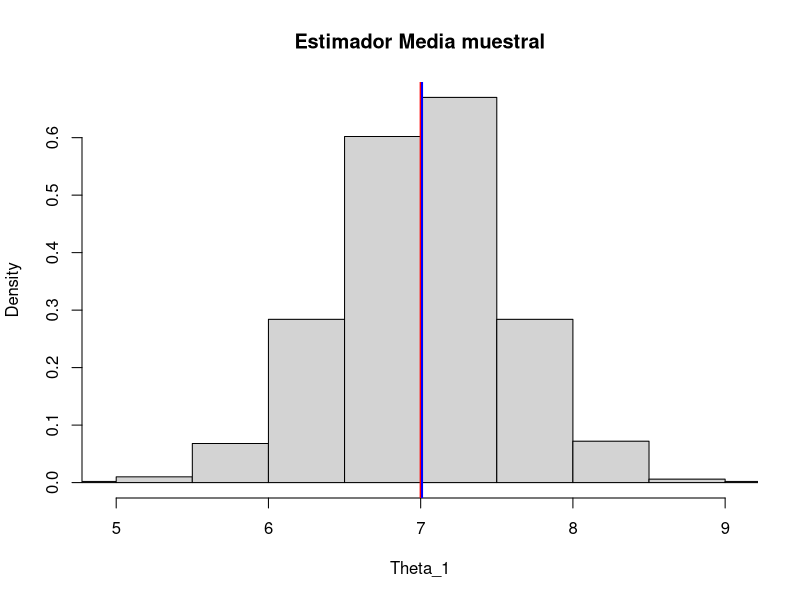

Generate this figure with R: (Note: this script raises an error after producing the figure.)
####### Punto d + Bonus############
library(modeest)

m <- 1000
Theta <- 7

## Estimadores

theta_1 <- function(x){
  mean(x)
}

theta_2 <- function(x){
  median(x)
}

theta_3 <- function(d){
  Theta=d
  flogis=exp(-(-x-Theta))/(1+exp(-(x-Theta)))^2
  L=-sum(log(flogis))
}

thetaMLE <- function(x){
  solLogis=optim(1,theta_3)
  theta_MLE=solLogis$par[1]
}
  
theta_4 <- function(x){
  mlv(x)
}

bias <- function(x){
  mean(x)-Theta
}

MSE <- function(x){
  bias(x)^2+var(x)
}

Theta_1 <- numeric(m)
Theta_2 <- numeric(m)
Theta_3 <- numeric(m)
Theta_4 <- numeric(m)

##m = 1000 muestras de tamaño n = 10

n <- 10
set.seed(7)
for (m in 1:m) {
  x <- rlogis(n,7,1)
  Theta_1[m] <- theta_1(x)
  Theta_2[m] <- theta_2(x)
  Theta_3[m] <- thetaMLE(x)
  Theta_4[m] <- theta_4(x)
}

###Histograma estimador 1 (Media Muestral)

hist(Theta_1,prob=TRUE,xlim=c(min(Theta_1),max(Theta_1)),main="Estimador Media muestral")
abline(v=c(7,mean(Theta_1)),col=c("red","blue"),lwd=2)
legend(locator(1),c("Verdadero Valor","Promedio m estimaciones"),col=c("red","blue"),lty=c(1,1),lwd=c(2,2))

###Histograma estimador 2 (Mediana Muestral)

hist(Theta_2,prob=TRUE,xlim=c(min(Theta_2),max(Theta_2)),main="Estimador Mediana muestral")
abline(v=c(7,mean(Theta_2)),col=c("red","blue"),lwd=2)
legend(locator(1),c("Verdadero Valor","Promedio m estimaciones"),col=c("red","blue"),lty=c(1,1),lwd=c(2,2))

###Histograma estimador 3 (ML)

hist(Theta_3,prob=TRUE,xlim=c(min(Theta_3),max(Theta_3)),main="Estimador ML")
abline(v=c(7,mean(Theta_3)),col=c("red","blue"),lwd=2)
legend(locator(1),c("Verdadero Valor","Promedio m estimaciones"),col=c("red","blue"),lty=c(1,1),lwd=c(2,2))

###Histograma estimador 4 (Moda)

hist(Theta_4,prob=TRUE,xlim=c(min(Theta_4),max(Theta_4)),main="Estimador Moda")
abline(v=c(7,mean(Theta_4)),col=c("red","blue"),lwd=2)
legend(locator(1),c("Verdadero Valor","Promedio m estimaciones"),col=c("red","blue"),lty=c(1,1),lwd=c(2,2))

media1 <- mean(Theta_1)
media2 <- mean(Theta_2)
media3 <- mean(Theta_3)
media4 <- mean(Theta_4)

varianza1 <- var(Theta_1)
varianza2 <- var(Theta_2)
varianza3 <- var(Theta_3)
varianza4 <- var(Theta_4)

sesgo1 <- bias(Theta_1)
sesgo2 <- bias(Theta_2)
sesgo3 <- bias(Theta_3)
sesgo4 <- bias(Theta_4)

ECM1 <- MSE(Theta_1)
ECM2 <- MSE(Theta_2)
ECM3 <- MSE(Theta_3)
ECM4 <- MSE(Theta_4)

######## Punto e ################

##m = 1000 muestras de tamaño n = 50

n <- 50
set.seed(7)
for (m in 1:m) {
  x <- rlogis(n,7,1)
  Theta_1[m] <- theta_1(x)
  Theta_2[m] <- theta_2(x)
  Theta_3[m] <- thetaMLE(x)
  Theta_4[m] <- theta_4(x)
}

###Histograma estimador 1 (Media Muestral)

hist(Theta_1,prob=TRUE,xlim=c(min(Theta_1),max(Theta_1)),main="Estimador Media muestral")
abline(v=c(7,mean(Theta_1)),col=c("red","blue"),lwd=2)
legend(locator(1),c("Verdadero Valor","Promedio m estimaciones"),col=c("red","blue"),lty=c(1,1),lwd=c(2,2))

###Histograma estimador 2 (Mediana Muestral)

hist(Theta_2,prob=TRUE,xlim=c(min(Theta_2),max(Theta_2)),main="Estimador Mediana muestral")
abline(v=c(7,mean(Theta_2)),col=c("red","blue"),lwd=2)
legend(locator(1),c("Verdadero Valor","Promedio m estimaciones"),col=c("red","blue"),lty=c(1,1),lwd=c(2,2))

###Histograma estimador 3 (ML)

hist(Theta_3,prob=TRUE,xlim=c(min(Theta_3),max(Theta_3)),main="Estimador ML")
abline(v=c(7,mean(Theta_3)),col=c("red","blue"),lwd=2)
legend(locator(1),c("Verdadero Valor","Promedio m estimaciones"),col=c("red","blue"),lty=c(1,1),lwd=c(2,2))

###Histograma estimador 4 (Moda)

hist(Theta_4,prob=TRUE,xlim=c(min(Theta_4),max(Theta_4)),main="Estimador Moda")
abline(v=c(7,mean(Theta_4)),col=c("red","blue"),lwd=2)
legend(locator(1),c("Verdadero Valor","Promedio m estimaciones"),col=c("red","blue"),lty=c(1,1),lwd=c(2,2))

media1 <- mean(Theta_1)
media2 <- mean(Theta_2)
media3 <- mean(Theta_3)
media4 <- mean(Theta_4)

varianza1 <- var(Theta_1)
varianza2 <- var(Theta_2)
varianza3 <- var(Theta_3)
varianza4 <- var(Theta_4)

sesgo1 <- bias(Theta_1)
sesgo2 <- bias(Theta_2)
sesgo3 <- bias(Theta_3)
sesgo4 <- bias(Theta_4)

ECM1 <- MSE(Theta_1)
ECM2 <- MSE(Theta_2)
ECM3 <- MSE(Theta_3)
ECM4 <- MSE(Theta_4)

##m = 1000 muestras de tamaño n = 100

n <- 100
set.seed(7)
for (m in 1:m) {
  x <- rlogis(n,7,1)
  Theta_1[m] <- theta_1(x)
  Theta_2[m] <- theta_2(x)
  Theta_3[m] <- thetaMLE(x)
  Theta_4[m] <- theta_4(x)
}

###Histograma estimador 1 (Media Muestral)

hist(Theta_1,prob=TRUE,xlim=c(min(Theta_1),max(Theta_1)),main="Estimador Media muestral")
abline(v=c(7,mean(Theta_1)),col=c("red","blue"),lwd=2)
legend(locator(1),c("Verdadero Valor","Promedio m estimaciones"),col=c("red","blue"),lty=c(1,1),lwd=c(2,2))

###Histograma estimador 2 (Mediana Muestral)

hist(Theta_2,prob=TRUE,xlim=c(min(Theta_2),max(Theta_2)),main="Estimador Mediana muestral")
abline(v=c(7,mean(Theta_2)),col=c("red","blue"),lwd=2)
legend(locator(1),c("Verdadero Valor","Promedio m estimaciones"),col=c("red","blue"),lty=c(1,1),lwd=c(2,2))

###Histograma estimador 3 (ML)

hist(Theta_3,prob=TRUE,xlim=c(min(Theta_3),max(Theta_3)),main="Estimador ML")
abline(v=c(7,mean(Theta_3)),col=c("red","blue"),lwd=2)
legend(locator(1),c("Verdadero Valor","Promedio m estimaciones"),col=c("red","blue"),lty=c(1,1),lwd=c(2,2))

###Histograma estimador 4 (Moda)

hist(Theta_4,prob=TRUE,xlim=c(min(Theta_4),max(Theta_4)),main="Estimador Moda")
abline(v=c(7,mean(Theta_4)),col=c("red","blue"),lwd=2)
legend(locator(1),c("Verdadero Valor","Promedio m estimaciones"),col=c("red","blue"),lty=c(1,1),lwd=c(2,2))

media1 <- mean(Theta_1)
media2 <- mean(Theta_2)
media3 <- mean(Theta_3)
media4 <- mean(Theta_4)

varianza1 <- var(Theta_1)
varianza2 <- var(Theta_2)
varianza3 <- var(Theta_3)
varianza4 <- var(Theta_4)

sesgo1 <- bias(Theta_1)
sesgo2 <- bias(Theta_2)
sesgo3 <- bias(Theta_3)
sesgo4 <- bias(Theta_4)

ECM1 <- MSE(Theta_1)
ECM2 <- MSE(Theta_2)
ECM3 <- MSE(Theta_3)
ECM4 <- MSE(Theta_4)

##m = 1000 muestras de tamaño n = 200

n <- 200
set.seed(7)
for (m in 1:m) {
  x <- rlogis(n,7,1)
  Theta_1[m] <- theta_1(x)
  Theta_2[m] <- theta_2(x)
  Theta_3[m] <- thetaMLE(x)
  Theta_4[m] <- theta_4(x)
}

###Histograma estimador 1 (Media Muestral)

hist(Theta_1,prob=TRUE,xlim=c(min(Theta_1),max(Theta_1)),main="Estimador Media muestral")
abline(v=c(7,mean(Theta_1)),col=c("red","blue"),lwd=2)
legend(locator(1),c("Verdadero Valor","Promedio m estimaciones"),col=c("red","blue"),lty=c(1,1),lwd=c(2,2))

###Histograma estimador 2 (Mediana Muestral)

hist(Theta_2,prob=TRUE,xlim=c(min(Theta_2),max(Theta_2)),main="Estimador Mediana muestral")
abline(v=c(7,mean(Theta_2)),col=c("red","blue"),lwd=2)
legend(locator(1),c("Verdadero Valor","Promedio m estimaciones"),col=c("red","blue"),lty=c(1,1),lwd=c(2,2))

###Histograma estimador 3 (ML)

hist(Theta_3,prob=TRUE,xlim=c(min(Theta_3),max(Theta_3)),main="Estimador ML")
abline(v=c(7,mean(Theta_3)),col=c("red","blue"),lwd=2)
legend(locator(1),c("Verdadero Valor","Promedio m estimaciones"),col=c("red","blue"),lty=c(1,1),lwd=c(2,2))

###Histograma estimador 4 (Moda)

hist(Theta_4,prob=TRUE,xlim=c(min(Theta_4),max(Theta_4)),main="Estimador Moda")
abline(v=c(7,mean(Theta_4)),col=c("red","blue"),lwd=2)
legend(locator(1),c("Verdadero Valor","Promedio m estimaciones"),col=c("red","blue"),lty=c(1,1),lwd=c(2,2))

media1 <- mean(Theta_1)
media2 <- mean(Theta_2)
media3 <- mean(Theta_3)
media4 <- mean(Theta_4)

varianza1 <- var(Theta_1)
varianza2 <- var(Theta_2)
varianza3 <- var(Theta_3)
varianza4 <- var(Theta_4)

sesgo1 <- bias(Theta_1)
sesgo2 <- bias(Theta_2)
sesgo3 <- bias(Theta_3)
sesgo4 <- bias(Theta_4)

ECM1 <- MSE(Theta_1)
ECM2 <- MSE(Theta_2)
ECM3 <- MSE(Theta_3)
ECM4 <- MSE(Theta_4)

##m = 1000 muestras de tamaño n = 500

n <- 500
set.seed(7)
for (m in 1:m) {
  x <- rlogis(n,7,1)
  Theta_1[m] <- theta_1(x)
  Theta_2[m] <- theta_2(x)
  Theta_3[m] <- thetaMLE(x)
  Theta_4[m] <- theta_4(x)
}

###Histograma estimador 1 (Media Muestral)

hist(Theta_1,prob=TRUE,xlim=c(min(Theta_1),max(Theta_1)),main="Estimador Media muestral")
abline(v=c(7,mean(Theta_1)),col=c("red","blue"),lwd=2)
legend(locator(1),c("Verdadero Valor","Promedio m estimaciones"),col=c("red","blue"),lty=c(1,1),lwd=c(2,2))

###Histograma estimador 2 (Mediana Muestral)

hist(Theta_2,prob=TRUE,xlim=c(min(Theta_2),max(Theta_2)),main="Estimador Mediana muestral")
abline(v=c(7,mean(Theta_2)),col=c("red","blue"),lwd=2)
legend(locator(1),c("Verdadero Valor","Promedio m estimaciones"),col=c("red","blue"),lty=c(1,1),lwd=c(2,2))

###Histograma estimador 3 (ML)

hist(Theta_3,prob=TRUE,xlim=c(min(Theta_3),max(Theta_3)),main="Estimador ML")
abline(v=c(7,mean(Theta_3)),col=c("red","blue"),lwd=2)
legend(locator(1),c("Verdadero Valor","Promedio m estimaciones"),col=c("red","blue"),lty=c(1,1),lwd=c(2,2))

###Histograma estimador 4 (Moda)

hist(Theta_4,prob=TRUE,xlim=c(min(Theta_4),max(Theta_4)),main="Estimador Moda")
abline(v=c(7,mean(Theta_4)),col=c("red","blue"),lwd=2)
legend(locator(1),c("Verdadero Valor","Promedio m estimaciones"),col=c("red","blue"),lty=c(1,1),lwd=c(2,2))

media1 <- mean(Theta_1)
media2 <- mean(Theta_2)
media3 <- mean(Theta_3)
media4 <- mean(Theta_4)

varianza1 <- var(Theta_1)
varianza2 <- var(Theta_2)
varianza3 <- var(Theta_3)
varianza4 <- var(Theta_4)

sesgo1 <- bias(Theta_1)
sesgo2 <- bias(Theta_2)
sesgo3 <- bias(Theta_3)
sesgo4 <- bias(Theta_4)

ECM1 <- MSE(Theta_1)
ECM2 <- MSE(Theta_2)
ECM3 <- MSE(Theta_3)
ECM4 <- MSE(Theta_4)

##m = 1000 muestras de tamaño n = 1000

n <- 1000
set.seed(7)
for (m in 1:m) {
  x <- rlogis(n,7,1)
  Theta_1[m] <- theta_1(x)
  Theta_2[m] <- theta_2(x)
  Theta_3[m] <- thetaMLE(x)
  Theta_4[m] <- theta_4(x)
}

###Histograma estimador 1 (Media Muestral)

hist(Theta_1,prob=TRUE,xlim=c(min(Theta_1),max(Theta_1)),main="Estimador Media muestral")
abline(v=c(7,mean(Theta_1)),col=c("red","blue"),lwd=2)
legend(locator(1),c("Verdadero Valor","Promedio m estimaciones"),col=c("red","blue"),lty=c(1,1),lwd=c(2,2))

###Histograma estimador 2 (Mediana Muestral)

hist(Theta_2,prob=TRUE,xlim=c(min(Theta_2),max(Theta_2)),main="Estimador Mediana muestral")
abline(v=c(7,mean(Theta_2)),col=c("red","blue"),lwd=2)
legend(locator(1),c("Verdadero Valor","Promedio m estimaciones"),col=c("red","blue"),lty=c(1,1),lwd=c(2,2))

###Histograma estimador 3 (ML)

hist(Theta_3,prob=TRUE,xlim=c(min(Theta_3),max(Theta_3)),main="Estimador ML")
abline(v=c(7,mean(Theta_3)),col=c("red","blue"),lwd=2)
legend(locator(1),c("Verdadero Valor","Promedio m estimaciones"),col=c("red","blue"),lty=c(1,1),lwd=c(2,2))

###Histograma estimador 4 (Moda)

hist(Theta_4,prob=TRUE,xlim=c(min(Theta_4),max(Theta_4)),main="Estimador Moda")
abline(v=c(7,mean(Theta_4)),col=c("red","blue"),lwd=2)
legend(locator(1),c("Verdadero Valor","Promedio m estimaciones"),col=c("red","blue"),lty=c(1,1),lwd=c(2,2))

media1 <- mean(Theta_1)
media2 <- mean(Theta_2)
media3 <- mean(Theta_3)
media4 <- mean(Theta_4)

varianza1 <- var(Theta_1)
varianza2 <- var(Theta_2)
varianza3 <- var(Theta_3)
varianza4 <- var(Theta_4)

sesgo1 <- bias(Theta_1)
sesgo2 <- bias(Theta_2)
sesgo3 <- bias(Theta_3)
sesgo4 <- bias(Theta_4)

ECM1 <- MSE(Theta_1)
ECM2 <- MSE(Theta_2)
ECM3 <- MSE(Theta_3)
ECM4 <- MSE(Theta_4)

######### Punto G ##############

##Vn #############

n <- 1000
set.seed(7)
for (m in 1:m) {
  v <- rnorm(n,0,sqrt(6))
}

hist(v,prob=TRUE,xlim=c(min(v),max(v)),ylim=c(0,0.17),xlab="Datos",ylab="Densidad",main="Histograma de Vn")
vpts <- seq(min(v),max(v),by=0.001)
lines(vpts,dnorm(vpts,mean=0,sd=sqrt(6)),col="red",lwd=2)

##Wn ################

n <- 1000
set.seed(7)
for (m in 1:m) {
  w <- rnorm(n,0,2)
}

hist(w,prob=TRUE,xlim=c(min(w),max(w)),xlab="Datos",ylab="Densidad",main = "Histograma de Wn")
wpts <- seq(min(w),max(w),by=0.001)
lines(wpts,dnorm(wpts,mean=0,sd=2),col="red",lwd=2)

##Un ################

n <- 1000
set.seed(7)
for (m in 1:m) {
  u <- rnorm(n,0,1)
}

hist(u,prob=TRUE,xlim=c(min(u),max(u)),xlab="Datos",ylab="Densidad",main="Histograma de Un")
upts <- seq(min(u),max(u),by=0.001)
lines(upts,dnorm(upts,mean=0,sd=1),col="red",lwd=2)
